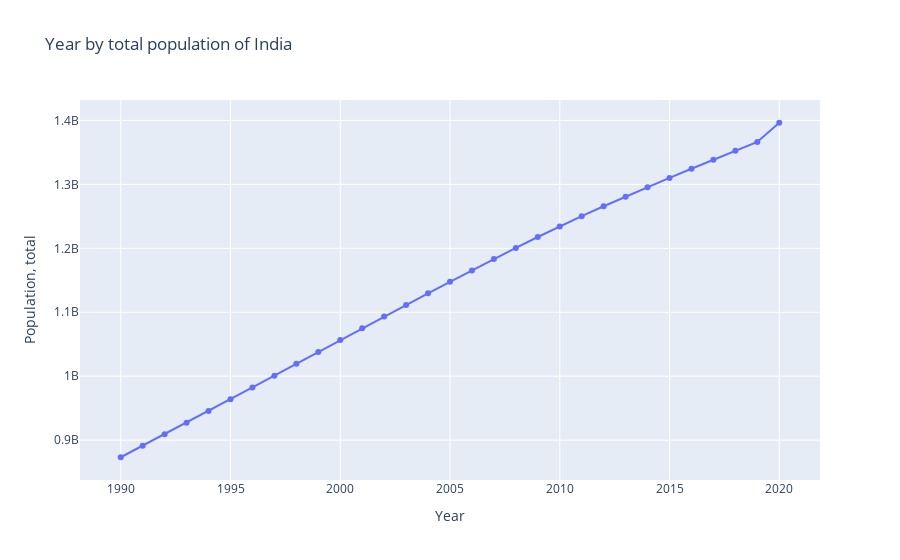

The code cell stored with this chart in its notebook:
### Code cell
fig = px.line(df,x='Year',y='Population, total',
            markers=True,
               

            title="Year by total population of India")
# fig.update_traces(textfont_size=12, textangle=0, textposition="outside", cliponaxis=False)

fig.show()

### Figure 1 — Plotly figure (JSON) as saved in the notebook; plotly's stock layout.template omitted (floating-point values rounded to 4 significant figures)
{"data": [{"hovertemplate": "Year=%{x}<br>Population, total=%{y}<extra></extra>", "legendgroup": "", "line": {"color": "#636efa", "dash": "solid"}, "marker": {"symbol": "circle"}, "mode": "markers+lines", "name": "", "orientation": "v", "showlegend": false, "type": "scatter", "x": [1990, 1991, 1992, 1993, 1994, 1995, 1996, 1997, 1998, 1999, 2000, 2001, 2002, 2003, 2004, 2005, 2006, 2007, 2008, 2009, 2010, 2011, 2012, 2013, 2014, 2015, 2016, 2017, 2018, 2019, 2020], "xaxis": "x", "y": [873277798, 891273209, 909307016, 927403860, 945601831, 963922588, 982365243, 1000900030, 1019483581, 1038058156, 1056575549, 1075000085, 1093317189, 1111523144, 1129623456, 1147609927, 1165486291, 1183209472, 1200669765, 1217726215, 1234281170, 1250288729, 1265782790, 1280846129, 1295604184, 1310152403, 1324509589, 1338658835, 1352617328, 1366417754, 1396387127], "yaxis": "y"}], "layout": {"legend": {"tracegroupgap": 0}, "title": {"text": "Year by total population of India"}, "xaxis": {"anchor": "y", "domain": [0, 1], "title": {"text": "Year"}}, "yaxis": {"anchor": "x", "domain": [0, 1], "title": {"text": "Population, total"}}}}
